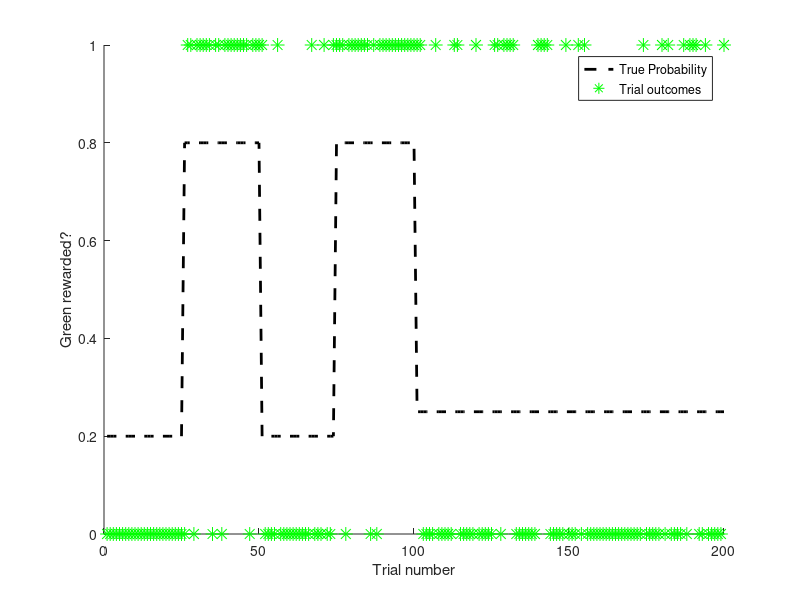

Write MATLAB code to recreate this figure. (Note: this script raises an error after producing the figure.)
% Learning rates, and how they affect probability learning
% Block Practical session 1

%% 1. Learning with a fixed schedule
% this sets up the 'schedule', i.e. which option is rewarded on each trial

fixedProb = 0.8;    % this is the true probability that green is rewarded
startingProb = 0.5;  % this defines the model's estimated probabilty on the very first trial
alpha = 0.05;         % this is the model's learning rate; default 0.05
nTrials = 200;       % this is the number of trials
trueProbability = ones(1,nTrials)*fixedProb; %reward probability on each trial; ones(1, nTrials) → creates a row vector of length nTrials (200) filled with 1s.
                        % Each element in the vector is multiplied by
                        % fixedProb (0.8). 1*0.8, 1*0.8...etc.
                        % So the vector becomes [0.8, 0.8, 0.8, ..., 0.8] of length 200.

% REVERSALS switch of probability through a mat file
% overwrites trueProbability with a schedule that reverses
D = load('schedule.mat'); % trials 1–17 → 0.2 (green rewarded only 20% of the time); 18–51 → 0.8 (green rewarded 80% of the time);
                          % 52–68 → back to 0.2; 69–102 → 0.8 again; 103–200 → stabilises at 0.25 (green rewarded 25% of the time for the rest of the experiment).
% view it schedule.mat
whos -file schedule.mat
trueProbability = D.trueProbabilityStored; % To get the actual vector out of D, you use a dot .:
nTrials = length(trueProbability);

% now, we'll simulate whether green was rewarded on every trial
opt1Rewarded(1:nTrials) = rand(1,nTrials) < trueProbability; % Generates a row vector of random numbers (UNIFORM DISTRIBUTION) between 0 and 1, of length nTrials (here, 200).
                                % trueProbability is your vector of true reward probabilities (all 0.8 here).
                                % The < operator compares each random number to the corresponding element in trueProbability.
                                % example outcome: opt1Rewarded = [1 1 0 1 1 0 1 ...]  % 1 = rewarded, 0 = not rewarded
                                % The < operator compares each random number to the corresponding element in trueProbability.
                                % Over many trials, the fraction of rewards
                                % will approximate trueProbability (0.8 here). WHy? 
                                % You generate a random number between 0 and 1. If the number is less than 0.8 → you get a reward.

%plot the schedule on each trial, and the fixed probability of reward
figure(1);clf;hold on;plotIndex = []; % clf clears the figure so it's fresh; hold on allows you to plot multiple things on the same axes.
plotIndex(1) = plot(trueProbability,'k--','LineWidth',2); % trueProbability is your ground truth (e.g. always 0.8). 'k--' → black dashed line.
%'LineWidth',2 → makes the line thicker for visibility.
plotIndex(2) = plot(opt1Rewarded,'g*','MarkerSize',10); % 'g*' → green star markers.
xlim([0 nTrials]); %sets the x axis
xlabel('Trial number'); %labels it
ylim([0 1]); %sets the y axis
ylabel('Green rewarded?'); %labels it
legend(plotIndex, {'True Probability' 'Trial outcomes'});

% EXERCISE A: open up RL_model.m, and complete the last two lines of code
probOpt1 = RL_model(opt1Rewarded,alpha,startingProb); % RL_model is a function (in RL_model.m) with three arguments;  
% probOpt1 is the model’s estimated probability that green is rewarded on each trial.

%once you've successfully coded your RL_model, you can then plot the model's
%estimated probabilities (on top of the plot above)
plotIndex(3) = plot(probOpt1,'r-','LineWidth',2);
legend(plotIndex, {'True Probability' 'Trial outcomes' 'RL model probability'});

% EXERCISE B. Use the code above to try to understand what happens when you
%   vary alpha (and other parameters). What are the advantages of having a 
%   low alpha? What are the advantages of having a high alpha? If you set
%   alpha to 1, how does the model behave? Make changes to the variables at
%   the top of this cell to explore this (see handout for further details).

% EXERCISE C. Load in the 'reversal' schedule used in the experiment. In
%   which part of the schedule does it help to have a higher alpha? In which
%   part of the schedule does it help to have a lower alpha? (see handout for
%   further details).


%% 3. How many trials do we look back into the past with different alphas?
    % The goal of this code is to visualize how much influence past trials
    % have in an exponentially weighted learning rule, depending on the learning rate.
    % α determines how quickly past information is forgotten — i.e., how much weight is given to recent vs. older trials.

alpha = 0.15; % means that 15% of the new information is incorporated each trial. 
              % The remaining 85% (1-a = 0.85) of the belief or estimate is carried over from the past.


% We are computing the effective weight that a trial t in the past contributes to the current estimate after T total trials.
T = 25;
for t = 1:T             
    % EXERCISE D. explain/derive the following equation:
        % the weight(t) formula: comes from the mathematical form of an exponential moving average (EMA) — which is the core of many RL and prediction update rules.
        % The most recent trial (t = T) contributes:(1−α) (T−(T−1)) ⋅α=(1−α) 1 ⋅α=0.85×0.15 → slightly smaller.
        % Two trials before that: (1−α) 2 ⋅α=0.85 2 ×0.15 → even smaller, and so on.
        % So this creates an exponential decay of influence — older trials matter less.
        % T-t 1st trial, 0.15*0.85, 2nd trial 0.15*0.85^2, 5th trial
        % 0.15*0.85^5...etc
    weight(t) = (1-alpha).^(T-t)*alpha; 
end

%plot the weights running back across previous trials
figure;clf;
plot(-(T-1):1:0,weight);
ylim([0 alpha*1.2]);
xlim([-(T-1) 0]);
xlabel('Delay (trials)');
ylabel('Weight');
title(sprintf('alpha = %0.2f',alpha));
